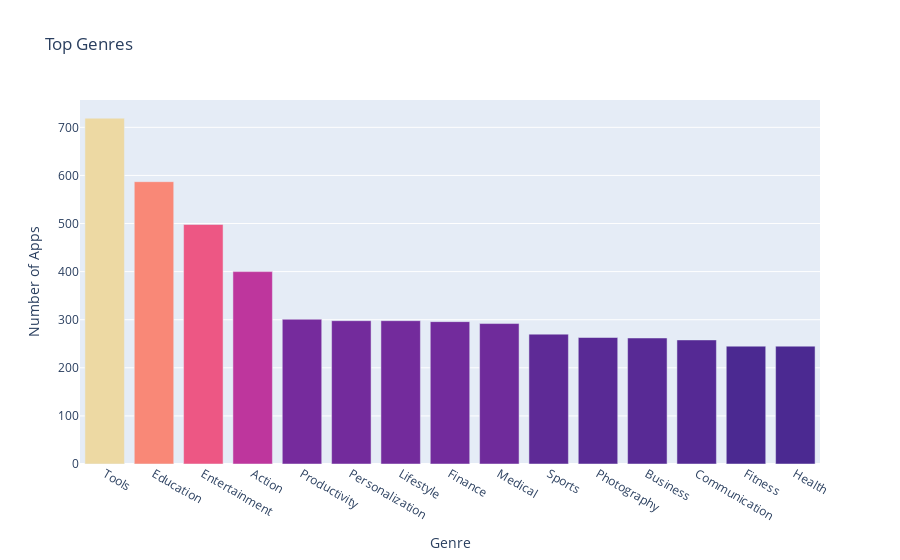

Source (notebook cell):
### Markdown cell above
**Challenge**: Can you create this chart with the Series containing the genre data? 

<img src=https://imgur.com/DbcoQli.png width=400>

Try experimenting with the built in colour scales in Plotly. You can find a full list [here](https://plotly.com/python/builtin-colorscales/). 

* Find a way to set the colour scale using the color_continuous_scale parameter. 
* Find a way to make the color axis disappear by using coloraxis_showscale.

### Code cell
dfgenre = dfgenre.reset_index()
dfgenre = dfgenre.drop(0)[:15]
print(dfgenre)
bar = px.bar(x=dfgenre.Genres, y=dfgenre['count'],             
             title='Top Genres',
             hover_name=dfgenre.index,
             color=dfgenre['count'],
             color_continuous_scale='Agsunset')
bar.update_layout(xaxis_title='Genre',
    yaxis_title='Number of Apps',
    coloraxis_showscale=False)
bar.show()

### Figure 1 — Plotly figure (JSON) as saved in the notebook; plotly's stock layout.template omitted (floating-point values rounded to 4 significant figures)
{"data": [{"alignmentgroup": "True", "hovertemplate": "<b>%{hovertext}</b><br><br>x=%{x}<br>y=%{y}<br>color=%{marker.color}<extra></extra>", "hovertext": [1, 2, 3, 4, 5, 6, 7, 8, 9, 10, 11, 12, 13, 14, 15], "legendgroup": "", "marker": {"color": [719, 587, 498, 400, 301, 298, 298, 296, 292, 270, 263, 262, 258, 245, 245], "coloraxis": "coloraxis", "pattern": {"shape": ""}}, "name": "", "offsetgroup": "", "orientation": "v", "showlegend": false, "textposition": "auto", "type": "bar", "x": ["Tools", "Education", "Entertainment", "Action", "Productivity", "Personalization", "Lifestyle", "Finance", "Medical", "Sports", "Photography", "Business", "Communication", "Fitness", "Health"], "xaxis": "x", "y": [719, 587, 498, 400, 301, 298, 298, 296, 292, 270, 263, 262, 258, 245, 245], "yaxis": "y"}], "layout": {"barmode": "relative", "coloraxis": {"colorbar": {"title": {"text": "color"}}, "colorscale": [[0, "rgb(75, 41, 145)"], [0.1667, "rgb(135, 44, 162)"], [0.3333, "rgb(192, 54, 157)"], [0.5, "rgb(234, 79, 136)"], [0.6667, "rgb(250, 120, 118)"], [0.8333, "rgb(246, 169, 122)"], [1, "rgb(237, 217, 163)"]], "showscale": false}, "legend": {"tracegroupgap": 0}, "title": {"text": "Top Genres"}, "xaxis": {"anchor": "y", "domain": [0, 1], "title": {"text": "Genre"}}, "yaxis": {"anchor": "x", "domain": [0, 1], "title": {"text": "Number of Apps"}}}}
